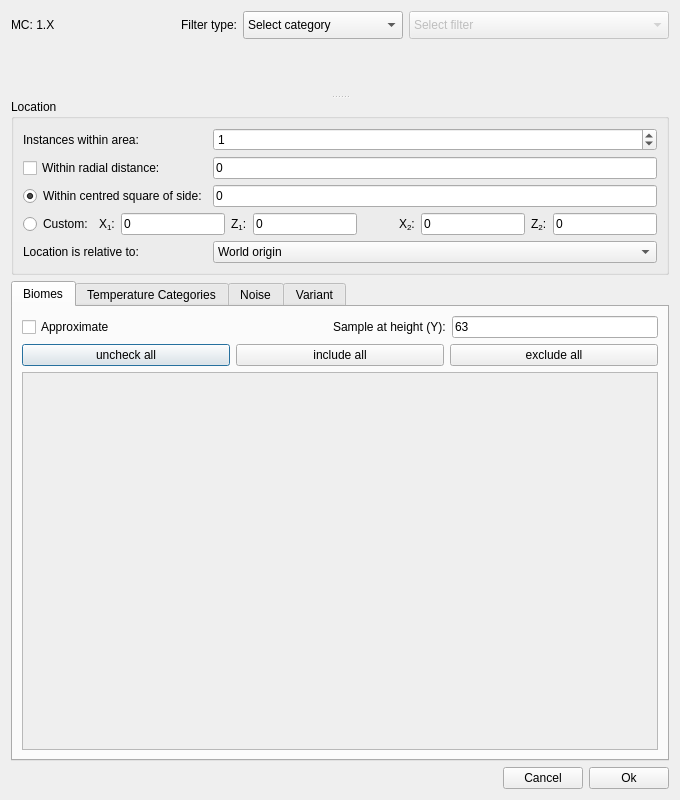
<?xml version="1.0" encoding="UTF-8"?>
<ui version="4.0">
 <class>FilterDialog</class>
 <widget class="QDialog" name="FilterDialog">
  <property name="geometry">
   <rect>
    <x>0</x>
    <y>0</y>
    <width>680</width>
    <height>800</height>
   </rect>
  </property>
  <property name="windowTitle">
   <string>New Filter</string>
  </property>
  <layout class="QGridLayout" name="gridLayout_3">
   <item row="0" column="0">
    <layout class="QGridLayout" name="gridLayout_2">
     <item row="0" column="0">
      <widget class="QLabel" name="labelMC">
       <property name="text">
        <string>MC: 1.X</string>
       </property>
      </widget>
     </item>
     <item row="0" column="3">
      <widget class="QComboBox" name="comboBoxCat">
       <property name="minimumSize">
        <size>
         <width>160</width>
         <height>0</height>
        </size>
       </property>
       <property name="sizeAdjustPolicy">
        <enum>QComboBox::AdjustToMinimumContentsLengthWithIcon</enum>
       </property>
       <property name="iconSize">
        <size>
         <width>20</width>
         <height>20</height>
        </size>
       </property>
       <item>
        <property name="text">
         <string>Select category</string>
        </property>
       </item>
       <item>
        <property name="text">
         <string>Algorithm helpers</string>
        </property>
        <property name="icon">
         <iconset resource="../rc/icons.qrc">
          <normaloff>:/icons/helper.png</normaloff>:/icons/helper.png</iconset>
        </property>
       </item>
       <item>
        <property name="text">
         <string>Quad-structure</string>
        </property>
        <property name="icon">
         <iconset resource="../rc/icons.qrc">
          <normaloff>:/icons/quad.png</normaloff>:/icons/quad.png</iconset>
        </property>
       </item>
       <item>
        <property name="text">
         <string>Structures</string>
        </property>
        <property name="icon">
         <iconset resource="../rc/icons.qrc">
          <normaloff>:/icons/stronghold.png</normaloff>:/icons/stronghold.png</iconset>
        </property>
       </item>
       <item>
        <property name="text">
         <string>Biome filter</string>
        </property>
        <property name="icon">
         <iconset resource="../rc/icons.qrc">
          <normaloff>:/icons/overworld.png</normaloff>:/icons/overworld.png</iconset>
        </property>
       </item>
       <item>
        <property name="text">
         <string>Nether biomes</string>
        </property>
        <property name="icon">
         <iconset resource="../rc/icons.qrc">
          <normaloff>:/icons/nether.png</normaloff>:/icons/nether.png</iconset>
        </property>
       </item>
       <item>
        <property name="text">
         <string>End biomes</string>
        </property>
        <property name="icon">
         <iconset resource="../rc/icons.qrc">
          <normaloff>:/icons/the_end.png</normaloff>:/icons/the_end.png</iconset>
        </property>
       </item>
       <item>
        <property name="text">
         <string>Others</string>
        </property>
        <property name="icon">
         <iconset resource="../rc/icons.qrc">
          <normaloff>:/icons/slime.png</normaloff>:/icons/slime.png</iconset>
        </property>
       </item>
      </widget>
     </item>
     <item row="0" column="4">
      <widget class="QComboBox" name="comboBoxType">
       <property name="enabled">
        <bool>false</bool>
       </property>
       <property name="minimumSize">
        <size>
         <width>260</width>
         <height>0</height>
        </size>
       </property>
       <property name="maxVisibleItems">
        <number>20</number>
       </property>
       <property name="sizeAdjustPolicy">
        <enum>QComboBox::AdjustToMinimumContentsLengthWithIcon</enum>
       </property>
       <property name="iconSize">
        <size>
         <width>20</width>
         <height>20</height>
        </size>
       </property>
       <item>
        <property name="text">
         <string>Select filter</string>
        </property>
       </item>
      </widget>
     </item>
     <item row="0" column="1">
      <widget class="QLabel" name="labelFilterType">
       <property name="text">
        <string>Filter type:</string>
       </property>
       <property name="alignment">
        <set>Qt::AlignRight|Qt::AlignTrailing|Qt::AlignVCenter</set>
       </property>
      </widget>
     </item>
    </layout>
   </item>
   <item row="1" column="0">
    <widget class="QSplitter" name="splitter">
     <property name="orientation">
      <enum>Qt::Vertical</enum>
     </property>
     <widget class="Collapsible" name="collapseDescription" native="true"/>
     <widget class="QWidget" name="layoutWidget">
      <layout class="QVBoxLayout" name="verticalLayout">
       <item>
        <widget class="QGroupBox" name="groupBoxPosition">
         <property name="title">
          <string>Location</string>
         </property>
         <layout class="QGridLayout" name="gridLayout">
          <item row="1" column="3">
           <widget class="QLineEdit" name="lineRadius">
            <property name="text">
             <string>0</string>
            </property>
           </widget>
          </item>
          <item row="0" column="3">
           <widget class="SpinInstances" name="spinBox">
            <property name="specialValueText">
             <string>0 (exclude)</string>
            </property>
            <property name="minimum">
             <number>0</number>
            </property>
            <property name="maximum">
             <number>99</number>
            </property>
            <property name="value">
             <number>1</number>
            </property>
           </widget>
          </item>
          <item row="4" column="3">
           <widget class="QComboBox" name="comboBoxRelative">
            <item>
             <property name="text">
              <string>World origin</string>
             </property>
            </item>
           </widget>
          </item>
          <item row="2" column="3">
           <widget class="QLineEdit" name="lineSquare">
            <property name="text">
             <string>0</string>
            </property>
           </widget>
          </item>
          <item row="3" column="0">
           <widget class="QRadioButton" name="radioCustom">
            <property name="text">
             <string>Custom:</string>
            </property>
           </widget>
          </item>
          <item row="3" column="1" colspan="3">
           <layout class="QHBoxLayout" name="horizontalLayout">
            <item>
             <widget class="QLabel" name="labelX1">
              <property name="toolTip">
               <string>Lower bound (inclusive)</string>
              </property>
              <property name="text">
               <string>X&lt;sub&gt;1&lt;/sub&gt;:</string>
              </property>
             </widget>
            </item>
            <item>
             <widget class="QLineEdit" name="lineEditX1">
              <property name="toolTip">
               <string>Lower bound (inclusive)</string>
              </property>
              <property name="text">
               <string>0</string>
              </property>
             </widget>
            </item>
            <item>
             <widget class="QLabel" name="labelZ1">
              <property name="toolTip">
               <string>Lower bound (inclusive)</string>
              </property>
              <property name="text">
               <string>Z&lt;sub&gt;1&lt;/sub&gt;:</string>
              </property>
             </widget>
            </item>
            <item>
             <widget class="QLineEdit" name="lineEditZ1">
              <property name="toolTip">
               <string>Lower bound (inclusive)</string>
              </property>
              <property name="text">
               <string>0</string>
              </property>
             </widget>
            </item>
            <item>
             <spacer name="horizontalSpacer">
              <property name="orientation">
               <enum>Qt::Horizontal</enum>
              </property>
              <property name="sizeHint" stdset="0">
               <size>
                <width>40</width>
                <height>20</height>
               </size>
              </property>
             </spacer>
            </item>
            <item>
             <widget class="QLabel" name="labelX2">
              <property name="toolTip">
               <string>Upper bound (inclusive)</string>
              </property>
              <property name="text">
               <string>X&lt;sub&gt;2&lt;/sub&gt;:</string>
              </property>
             </widget>
            </item>
            <item>
             <widget class="QLineEdit" name="lineEditX2">
              <property name="toolTip">
               <string>Upper bound (inclusive)</string>
              </property>
              <property name="text">
               <string>0</string>
              </property>
             </widget>
            </item>
            <item>
             <widget class="QLabel" name="labelZ2">
              <property name="toolTip">
               <string>Upper bound (inclusive)</string>
              </property>
              <property name="text">
               <string>Z&lt;sub&gt;2&lt;/sub&gt;:</string>
              </property>
             </widget>
            </item>
            <item>
             <widget class="QLineEdit" name="lineEditZ2">
              <property name="toolTip">
               <string>Upper bound (inclusive)</string>
              </property>
              <property name="text">
               <string>0</string>
              </property>
             </widget>
            </item>
           </layout>
          </item>
          <item row="2" column="0" colspan="3">
           <widget class="QRadioButton" name="radioSquare">
            <property name="text">
             <string>Within centred square of side:</string>
            </property>
            <property name="checked">
             <bool>true</bool>
            </property>
           </widget>
          </item>
          <item row="1" column="0" colspan="3">
           <widget class="QCheckBox" name="checkRadius">
            <property name="text">
             <string>Within radial distance: </string>
            </property>
           </widget>
          </item>
          <item row="0" column="0" colspan="3">
           <widget class="QLabel" name="labelSpinBox">
            <property name="text">
             <string>Instances within area:</string>
            </property>
           </widget>
          </item>
          <item row="4" column="0" colspan="3">
           <widget class="QLabel" name="labelRelative">
            <property name="text">
             <string>Location is relative to:</string>
            </property>
           </widget>
          </item>
         </layout>
        </widget>
       </item>
       <item>
        <widget class="QTabWidget" name="tabWidget">
         <property name="currentIndex">
          <number>0</number>
         </property>
         <property name="usesScrollButtons">
          <bool>false</bool>
         </property>
         <widget class="QWidget" name="tabBiomes">
          <attribute name="title">
           <string>Biomes</string>
          </attribute>
          <layout class="QGridLayout" name="gridLayout_4">
           <item row="1" column="3">
            <widget class="QLineEdit" name="lineY">
             <property name="toolTip">
              <string>Vertical position in blocks</string>
             </property>
             <property name="text">
              <string>63</string>
             </property>
            </widget>
           </item>
           <item row="1" column="0">
            <widget class="QCheckBox" name="checkApprox">
             <property name="toolTip">
              <string>Enables optimizations that trade accuracy for speed</string>
             </property>
             <property name="text">
              <string>Approximate</string>
             </property>
            </widget>
           </item>
           <item row="1" column="2">
            <widget class="QLabel" name="labelY">
             <property name="text">
              <string>Sample at height (Y):</string>
             </property>
            </widget>
           </item>
           <item row="3" column="0" colspan="4">
            <widget class="QScrollArea" name="scrollArea">
             <property name="widgetResizable">
              <bool>true</bool>
             </property>
             <widget class="QWidget" name="scrollBiomes">
              <property name="geometry">
               <rect>
                <x>0</x>
                <y>0</y>
                <width>640</width>
                <height>362</height>
               </rect>
              </property>
              <layout class="QVBoxLayout" name="verticalLayout_2">
               <property name="sizeConstraint">
                <enum>QLayout::SetMinAndMaxSize</enum>
               </property>
               <item>
                <layout class="QGridLayout" name="gridLayoutBiomes"/>
               </item>
              </layout>
             </widget>
            </widget>
           </item>
           <item row="2" column="0" colspan="4">
            <layout class="QHBoxLayout" name="horizontalLayout_3">
             <item>
              <widget class="QPushButton" name="buttonUncheck">
               <property name="text">
                <string>uncheck all</string>
               </property>
              </widget>
             </item>
             <item>
              <widget class="QPushButton" name="buttonInclude">
               <property name="text">
                <string>include all</string>
               </property>
              </widget>
             </item>
             <item>
              <widget class="QPushButton" name="buttonExclude">
               <property name="text">
                <string>exclude all</string>
               </property>
              </widget>
             </item>
            </layout>
           </item>
           <item row="1" column="1">
            <spacer name="horizontalSpacer_3">
             <property name="orientation">
              <enum>Qt::Horizontal</enum>
             </property>
             <property name="sizeHint" stdset="0">
              <size>
               <width>40</width>
               <height>20</height>
              </size>
             </property>
            </spacer>
           </item>
          </layout>
         </widget>
         <widget class="QWidget" name="tabTemps">
          <attribute name="title">
           <string>Temperature Categories</string>
          </attribute>
          <layout class="QVBoxLayout" name="verticalLayout_4">
           <item>
            <widget class="QLabel" name="label">
             <property name="text">
              <string>Select how many entries of each temperature category are required.</string>
             </property>
            </widget>
           </item>
           <item>
            <layout class="QGridLayout" name="gridLayoutTemps"/>
           </item>
           <item>
            <spacer name="verticalSpacer">
             <property name="orientation">
              <enum>Qt::Vertical</enum>
             </property>
             <property name="sizeHint" stdset="0">
              <size>
               <width>20</width>
               <height>40</height>
              </size>
             </property>
            </spacer>
           </item>
          </layout>
         </widget>
         <widget class="QWidget" name="tabNoise">
          <attribute name="title">
           <string>Noise</string>
          </attribute>
          <layout class="QGridLayout" name="gridLayout_8">
           <item row="1" column="0">
            <widget class="QLabel" name="label_10">
             <property name="text">
              <string>&lt;html&gt;&lt;head/&gt;&lt;body&gt;&lt;p&gt;Resulting biomes (&lt;span style=&quot; font-weight:600;&quot;&gt;at least one&lt;/span&gt; with &lt;img src=&quot;:/icons/check1.png&quot;/&gt;, &lt;span style=&quot; font-weight:600;&quot;&gt;any&lt;/span&gt; with &lt;img src=&quot;:/icons/check0.png&quot;/&gt;, &lt;span style=&quot; font-weight:600;&quot;&gt;none&lt;/span&gt; with &lt;img src=&quot;:/icons/check2.png&quot;/&gt;):&lt;/p&gt;&lt;/body&gt;&lt;/html&gt;</string>
             </property>
            </widget>
           </item>
           <item row="0" column="0">
            <widget class="QGroupBox" name="groupBox">
             <property name="title">
              <string>Select the minimum required and maximum allowed climate parameters:</string>
             </property>
             <layout class="QGridLayout" name="gridLayout_6">
              <property name="spacing">
               <number>0</number>
              </property>
              <item row="0" column="1" colspan="3">
               <widget class="QGroupBox" name="groupBox_2">
                <property name="toolTip">
                 <string>&lt;html&gt;&lt;head/&gt;&lt;body&gt;&lt;p&gt;The climate has to enter the required range&lt;/p&gt;&lt;p&gt;With the &lt;span style=&quot; font-style:italic;&quot;&gt;complete&lt;/span&gt; modifier, the entire range must be covered&lt;/p&gt;&lt;/body&gt;&lt;/html&gt;</string>
                </property>
                <property name="title">
                 <string>Required:</string>
                </property>
                <layout class="QGridLayout" name="gridLayout_11">
                 <property name="leftMargin">
                  <number>0</number>
                 </property>
                 <property name="topMargin">
                  <number>8</number>
                 </property>
                 <property name="rightMargin">
                  <number>0</number>
                 </property>
                 <property name="bottomMargin">
                  <number>0</number>
                 </property>
                 <item row="0" column="0">
                  <layout class="QGridLayout" name="gridNoiseRequired">
                   <property name="spacing">
                    <number>0</number>
                   </property>
                  </layout>
                 </item>
                </layout>
               </widget>
              </item>
              <item row="0" column="0">
               <widget class="QGroupBox" name="groupBox_4">
                <property name="title">
                 <string>Climate</string>
                </property>
                <layout class="QGridLayout" name="gridLayout_14">
                 <property name="leftMargin">
                  <number>0</number>
                 </property>
                 <property name="topMargin">
                  <number>8</number>
                 </property>
                 <property name="rightMargin">
                  <number>0</number>
                 </property>
                 <property name="bottomMargin">
                  <number>0</number>
                 </property>
                 <item row="0" column="0">
                  <layout class="QGridLayout" name="gridNoiseName">
                   <property name="spacing">
                    <number>0</number>
                   </property>
                  </layout>
                 </item>
                </layout>
               </widget>
              </item>
              <item row="0" column="4" colspan="3">
               <widget class="QGroupBox" name="groupBox_3">
                <property name="toolTip">
                 <string>&lt;html&gt;&lt;head/&gt;&lt;body&gt;&lt;p&gt;The climate must remain inside the confinement range&lt;/p&gt;&lt;/body&gt;&lt;/html&gt;</string>
                </property>
                <property name="title">
                 <string>Confined:</string>
                </property>
                <layout class="QGridLayout" name="gridLayout_12">
                 <property name="leftMargin">
                  <number>0</number>
                 </property>
                 <property name="topMargin">
                  <number>8</number>
                 </property>
                 <property name="rightMargin">
                  <number>0</number>
                 </property>
                 <property name="bottomMargin">
                  <number>0</number>
                 </property>
                 <item row="1" column="0">
                  <layout class="QGridLayout" name="gridNoiseAllowed">
                   <property name="spacing">
                    <number>0</number>
                   </property>
                  </layout>
                 </item>
                </layout>
               </widget>
              </item>
             </layout>
            </widget>
           </item>
           <item row="2" column="0">
            <widget class="QScrollArea" name="scrollAreaNoise">
             <property name="widgetResizable">
              <bool>true</bool>
             </property>
             <widget class="QWidget" name="scrollNoiseBiomes">
              <property name="geometry">
               <rect>
                <x>0</x>
                <y>0</y>
                <width>640</width>
                <height>316</height>
               </rect>
              </property>
              <layout class="QVBoxLayout" name="verticalLayout_5">
               <property name="sizeConstraint">
                <enum>QLayout::SetMinAndMaxSize</enum>
               </property>
               <item>
                <layout class="QGridLayout" name="gridNoiseBiomes"/>
               </item>
              </layout>
             </widget>
            </widget>
           </item>
          </layout>
         </widget>
         <widget class="QWidget" name="tabVariants">
          <attribute name="title">
           <string>Variant</string>
          </attribute>
          <layout class="QGridLayout" name="gridLayout_5">
           <item row="0" column="1">
            <widget class="QCheckBox" name="checkAbandoned">
             <property name="text">
              <string>Abandoned</string>
             </property>
            </widget>
           </item>
           <item row="0" column="0">
            <widget class="QCheckBox" name="checkStartPiece">
             <property name="toolTip">
              <string>Allow only structures that start with one of the selected pieces</string>
             </property>
             <property name="text">
              <string>Filter starting piece</string>
             </property>
            </widget>
           </item>
           <item row="1" column="0" colspan="2">
            <widget class="QScrollArea" name="scrollVariants">
             <property name="widgetResizable">
              <bool>true</bool>
             </property>
             <widget class="QWidget" name="scrollAreaWidgetContents_2">
              <property name="geometry">
               <rect>
                <x>0</x>
                <y>0</y>
                <width>640</width>
                <height>395</height>
               </rect>
              </property>
              <layout class="QVBoxLayout" name="verticalLayout_3">
               <item>
                <layout class="QGridLayout" name="gridLayoutVariants"/>
               </item>
              </layout>
             </widget>
            </widget>
           </item>
          </layout>
         </widget>
        </widget>
       </item>
      </layout>
     </widget>
    </widget>
   </item>
   <item row="2" column="0">
    <layout class="QHBoxLayout" name="horizontalLayout_2">
     <item>
      <spacer name="horizontalSpacer_2">
       <property name="orientation">
        <enum>Qt::Horizontal</enum>
       </property>
       <property name="sizeHint" stdset="0">
        <size>
         <width>40</width>
         <height>20</height>
        </size>
       </property>
      </spacer>
     </item>
     <item>
      <widget class="QPushButton" name="buttonCancel">
       <property name="text">
        <string>Cancel</string>
       </property>
       <property name="icon">
        <iconset theme="dialog-cancel">
         <normaloff>.</normaloff>.</iconset>
       </property>
      </widget>
     </item>
     <item>
      <widget class="QPushButton" name="buttonOk">
       <property name="text">
        <string>Ok</string>
       </property>
       <property name="icon">
        <iconset theme="dialog-ok">
         <normaloff>.</normaloff>.</iconset>
       </property>
      </widget>
     </item>
    </layout>
   </item>
  </layout>
 </widget>
 <customwidgets>
  <customwidget>
   <class>Collapsible</class>
   <extends>QWidget</extends>
   <header>src/collapsible.h</header>
   <container>1</container>
  </customwidget>
  <customwidget>
   <class>SpinInstances</class>
   <extends>QSpinBox</extends>
   <header>src/filterdialog.h</header>
  </customwidget>
 </customwidgets>
 <tabstops>
  <tabstop>buttonOk</tabstop>
  <tabstop>buttonCancel</tabstop>
  <tabstop>comboBoxCat</tabstop>
  <tabstop>comboBoxType</tabstop>
  <tabstop>spinBox</tabstop>
  <tabstop>lineSquare</tabstop>
  <tabstop>lineEditX1</tabstop>
  <tabstop>lineEditZ1</tabstop>
  <tabstop>lineEditX2</tabstop>
  <tabstop>lineEditZ2</tabstop>
  <tabstop>comboBoxRelative</tabstop>
  <tabstop>tabWidget</tabstop>
  <tabstop>buttonUncheck</tabstop>
  <tabstop>buttonInclude</tabstop>
  <tabstop>buttonExclude</tabstop>
  <tabstop>scrollArea</tabstop>
 </tabstops>
 <resources>
  <include location="../rc/icons.qrc"/>
 </resources>
 <connections/>
</ui>
